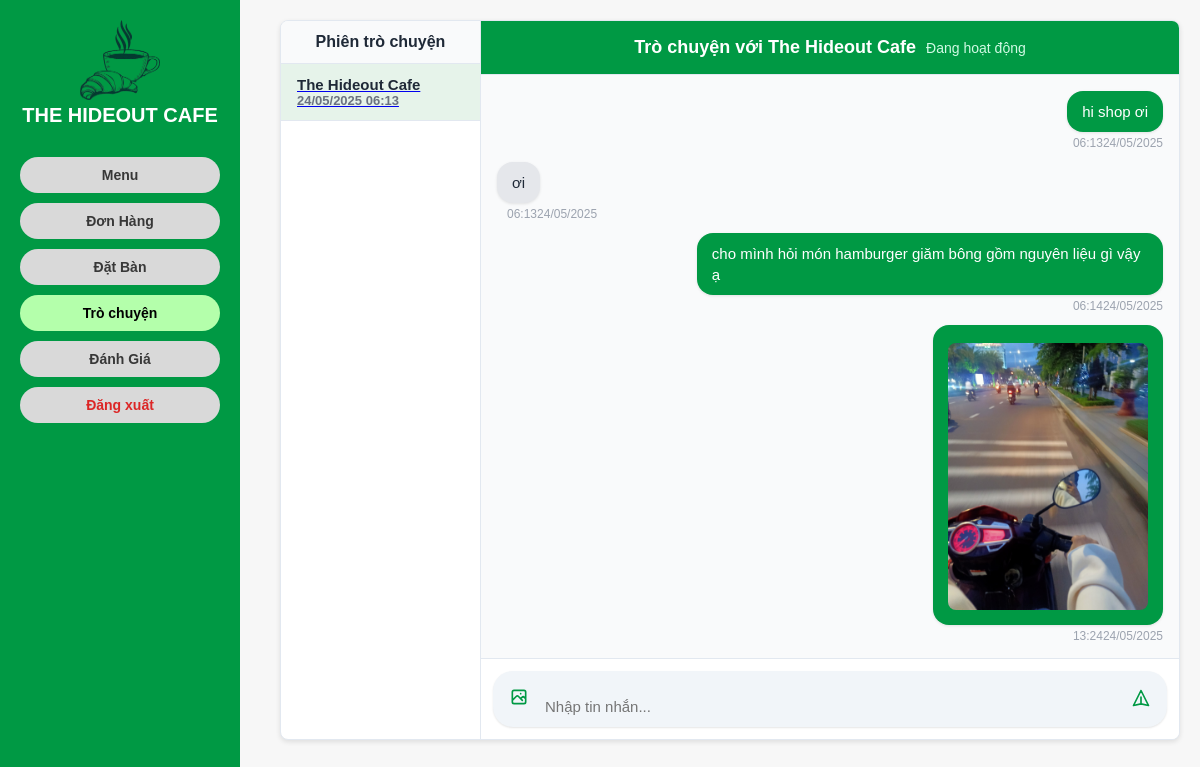
The app's page /message/ (signed in) with its own data.
### myapp/models.py (models this page shows, shortened)
class PhienTroChuyen(models.Model):
    ma_phien = models.AutoField(primary_key=True)
    khach_hang = models.ForeignKey(
        NguoiDung, on_delete=models.CASCADE,
        related_name='phien_tro_chuyen_khach_hang',
        limit_choices_to={'vai_tro': 'khach_hang'}
    )
    cua_hang = models.ForeignKey(
        NguoiDung, on_delete=models.CASCADE,
        related_name='phien_tro_chuyen_quan',
        limit_choices_to={'vai_tro__in': ['nhan_vien', 'quan_ly'],},
        null=True, blank=True
    )
    ngay_tao = models.DateTimeField(auto_now_add=True)
    class Meta:
        verbose_name = "Phiên Trò Chuyện"
        verbose_name_plural = "Phiên Trò Chuyện"

class TinNhan(models.Model):
    ma_tin_nhan = models.AutoField(primary_key=True)
    phien_tro_chuyen = models.ForeignKey(PhienTroChuyen, on_delete=models.CASCADE, related_name='tin_nhan')
    nguoi_gui = models.ForeignKey(NguoiDung, on_delete=models.CASCADE)
    thoi_gian_gui = models.DateTimeField(auto_now_add=True)
    noi_dung = models.TextField(blank=True, null=True)  # Cho phép noi_dung rỗng khi gửi hình
    hinh_anh = models.ImageField(upload_to='tin_nhan_images/', blank=True, null=True)  # Thêm trường hình ảnh
    class Meta:
        verbose_name = "Tin Nhắn"
        verbose_name_plural = "Tin Nhắn"

### myapp/views.py (the view, shortened to what this page needs)
# urls.py: path('message/', views.message_view, name='message'),
@login_required
def message_view(request, phien_id=None):
    logger.debug(f"User: {request.user.username}, Vai_tro: {request.user.vai_tro}, Phien_id: {phien_id}")
    search_query = request.GET.get('search', '')
    if request.user.vai_tro == 'khach_hang':
        phien_list = PhienTroChuyen.objects.filter(khach_hang=request.user).order_by('-ngay_tao')
    else:  # nhan_vien hoặc quan_ly
        phien_list = PhienTroChuyen.objects.all().order_by('-ngay_tao')
    if search_query:
        phien_list = phien_list.filter(khach_hang__username__icontains=search_query)
    logger.debug(f"Phien_list for {request.user.username}: {[{p.ma_phien: p.khach_hang.username} for p in phien_list]}, count={phien_list.count()}")
    selected_phien = None
    tin_nhan_list = []
    if request.user.vai_tro == 'khach_hang' and not phien_id:
        try:
            selected_phien = PhienTroChuyen.objects.filter(khach_hang=request.user).first()
            phien_id = selected_phien.ma_phien
        except Exception as e:
            logger.error(f"Lỗi tạo phiên: {str(e)}", exc_info=True)
            messages.error(request, 'Lỗi khi tạo phiên trò chuyện.')
            return render(request, 'trochuyen_khach.html', {
                'phien_list': phien_list,
                'selected_phien': None,
                'tin_nhan_list': [],
                'user': request.user,
                'no_phien_message': 'Lỗi khi tạo phiên trò chuyện.'
            })
    if phien_id:
        try:
            if request.user.vai_tro == 'khach_hang':
                selected_phien = get_object_or_404(PhienTroChuyen, ma_phien=phien_id, khach_hang=request.user)
            tin_nhan_list = TinNhan.objects.filter(phien_tro_chuyen=selected_phien).order_by('thoi_gian_gui')
            logger.debug(f"Loaded phien: ma_phien={phien_id}, khach_hang={selected_phien.khach_hang.username}, tin_nhan_count={tin_nhan_list.count()}")
        except Exception as e:
            logger.error(f"Lỗi tải phiên {phien_id}: {str(e)}", exc_info=True)
            messages.error(request, 'Lỗi khi tải phiên trò chuyện.')
            return redirect('myapp:message')
    no_phien_message = None
    if not phien_list and request.user.vai_tro in ['nhan_vien', 'quan_ly']:
        no_phien_message = 'Chưa có phiên trò chuyện nào.'
    elif not phien_list and request.user.vai_tro == 'khach_hang':
        no_phien_message = 'Chưa có phiên trò chuyện. Bắt đầu ngay!'
    template = 'trochuyen_khach.html' if request.user.vai_tro == 'khach_hang' else 'trochuyen_quanly.html'
    context = {
        'phien_list': phien_list,
        'selected_phien': selected_phien,
        'tin_nhan_list': tin_nhan_list,
        'user': request.user,
        'no_phien_message': no_phien_message,
    }
    return render(request, template, context)

### myapp/templates/trochuyen_khach.html (shortened to what this page needs)
{% extends 'base_khach.html' %}
{% load static %}
{% block content %}
<div class="chat-container">
  <div class="chat-session-list">
    <div class="chat-session-list-header">
      Phiên trò chuyện
    </div>
    {% for phien in phien_list %}
      <a href="{% url 'myapp:message' phien.ma_phien %}" class="session-item {% if phien.ma_phien == selected_phien.ma_phien %}active{% endif %}">
        <div>
          <div class="session-user">The Hideout Cafe</div>
          <div class="session-time">{{ phien.ngay_tao|date:"d/m/Y H:i" }}</div>
        </div>
      </a>
    {% empty %}
      <div class="no-session">Chưa có phiên trò chuyện. Bắt đầu ngay!</div>
    {% endfor %}
  </div>
  <div class="chat-window">
    {% if selected_phien %}
      <div class="chat-window-header">
        <div class="chat-window-title">Trò chuyện với The Hideout Cafe</div>
        <div class="chat-window-status">Đang hoạt động</div>
      </div>
      <div class="messages-container">
        {% for tin_nhan in tin_nhan_list %}
          <div class="message-item {% if tin_nhan.nguoi_gui == user %}message-own{% else %}message-other{% endif %}">
            <div class="message-bubble">
              {% if tin_nhan.hinh_anh %}
                <img src="{{ tin_nhan.hinh_anh.url }}" alt="Hình ảnh" class="message-image" />
              {% endif %}
              {% if tin_nhan.noi_dung %}
                <p>{{ tin_nhan.noi_dung|safe }}</p>
              {% endif %}
            </div>
            <div class="message-meta">
              <span class="message-time">{{ tin_nhan.thoi_gian_gui|date:"H:i" }}</span>
              <span class="message-date">{{ tin_nhan.thoi_gian_gui|date:"d/m/Y" }}</span>
            </div>
          </div>
        {% empty %}
          <p style="padding: 16px; color: #6b7280; font-size: 14px; text-align: center;">Chưa có tin nhắn.</p>
        {% endfor %}
      </div>
      <div class="message-form">
        <form method="POST" action="{% url 'myapp:message' selected_phien.ma_phien %}" enctype="multipart/form-data">
          <div class="message-form-container">
            <label for="image-upload-{{ selected_phien.ma_phien }}" class="message-form-button">
              <svg width="20" height="20" fill="none" stroke="currentColor" viewBox="0 0 24 24">
                <path stroke-linecap="round" stroke-linejoin="round" stroke-width="2" d="M4 16l4.586-4.586a2 2 0 012.828 0L16 16m-2-2l1.586-1.586a2 2 0 012.828 0L20 14m-6-6h.01M6 20h12a2 2 0 002-2V6a2 2 0 00-2-2H6a2 2 0 00-2 2v12a2 2 0 002 2z"/>
              </svg>
            </label>
            <textarea name="noi_dung" class="message-form-input" placeholder="Nhập tin nhắn..."></textarea>
            <button type="submit" class="message-form-button">
              <svg width="20" height="20" fill="none" stroke="currentColor" viewBox="0 0 24 24">
                <path stroke-linecap="round" stroke-linejoin="round" stroke-width="2" d="M12 19l9 2-9-18-9 18 9-2zm0 0v-8"/>
              </svg>
            </button>
          </div>
        </form>
      </div>
    {% else %}
      <div class="no-session">Chọn hoặc bắt đầu một phiên để trò chuyện.</div>
    {% endif %}
  </div>
</div>
{% endblock %}

### myapp/templates/base_khach.html (style rules this page uses)
* { box-sizing: border-box; margin: 0; padding: 0; font-family: Arial, sans-serif; }
body { background: #f7f7f7; display: flex; min-height: 100vh; }

### myapp/templates/trochuyen_khach.html (style rules this page uses)
.chat-container { display: flex; width: 100%; height: calc(100vh - 80px); margin: 0; background: white; border: 1px solid #e2e8f0; border-radius: 8px; overflow: hidden; box-shadow: 0 2px 5px rgba(0,0,0,0.1); }
.chat-session-list { width: 200px; border-right: 1px solid #e2e8f0; overflow-y: auto; scrollbar-width: thin; scrollbar-color: #cbd5e0 transparent; }
.chat-session-list-header { padding: 12px; border-bottom: 1px solid #e2e8f0; text-align: center; font-weight: 600; font-size: 16px; color: #1f2937; background: #f9fafb; }
.session-item { padding: 12px 16px; border-bottom: 1px solid #e2e8f0; cursor: pointer; display: flex; justify-content: space-between; align-items: center; background: #f9fafb; transition: background 0.2s; }
.session-item.active { background: #e6f3ea; font-weight: 600; }
.session-user { font-size: 15px; color: #1f2937; }
.session-time { font-size: 13px; color: #6b7280; }
.chat-window { flex: 1; display: flex; flex-direction: column; }
.chat-window-header { padding: 16px; border-bottom: 1px solid #e2e8f0; background: #009944; color: white; display: flex; justify-content: center; align-items: center; }
.chat-window-title { font-size: 18px; font-weight: 600; }
.chat-window-status { font-size: 14px; margin-left: 10px; color: #d1fae5; }
.messages-container { flex: 1; overflow-y: auto; padding: 16px; background: #f9fafb; scrollbar-width: thin; scrollbar-color: #cbd5e0 transparent; }
.message-item { margin-bottom: 12px; display: flex; flex-direction: column; }
.message-own { align-items: flex-end; }
.message-other { align-items: flex-start; }
.message-bubble { padding: 10px 15px; border-radius: 16px; max-width: 70%; font-size: 15px; line-height: 1.4; word-wrap: break-word; box-shadow: 0 1px 3px rgba(0,0,0,0.1); }
.message-own .message-bubble { background: #009944; color: white; }
.message-other .message-bubble { background: #e5e7eb; color: #1f2937; }
.message-meta { display: flex; justify-content: space-between; font-size: 12px; color: #9ca3af; margin-top: 4px; }
.message-own .message-meta { justify-content: flex-end; }
.message-time { margin-left: 10px; }
.message-image { max-width: 200px; height: auto; border-radius: 8px; margin-top: 8px; }
.message-form { padding: 12px; border-top: 1px solid #e2e8f0; background: #fff; }
.message-form-container { display: flex; align-items: center; background: #f1f5f9; border-radius: 20px; padding: 8px; box-shadow: 0 1px 2px rgba(0,0,0,0.1); }
.message-form-input { flex: 1; padding: 8px; font-size: 15px; border: none; background: transparent; resize: none; height: 40px; line-height: 40px; }
.message-form-button { padding: 8px; color: #009944; background: none; border: none; cursor: pointer; }

### records on screen
PhienTroChuyen: ngay_tao "24/05/2025 06:13"
TinNhan: noi_dung "hi shop ơi", thoi_gian_gui "06:13", thoi_gian_gui "24/05/2025"
TinNhan: noi_dung "ơi", thoi_gian_gui "06:13", thoi_gian_gui "24/05/2025"
TinNhan: noi_dung "cho mình hỏi món hamburger giăm bông gồm nguyên liệu gì vậy ạ", thoi_gian_gui "06:14", thoi_gian_gui "24/05/2025"
TinNhan: hinh_anh (picture), thoi_gian_gui "13:24", thoi_gian_gui "24/05/2025"
